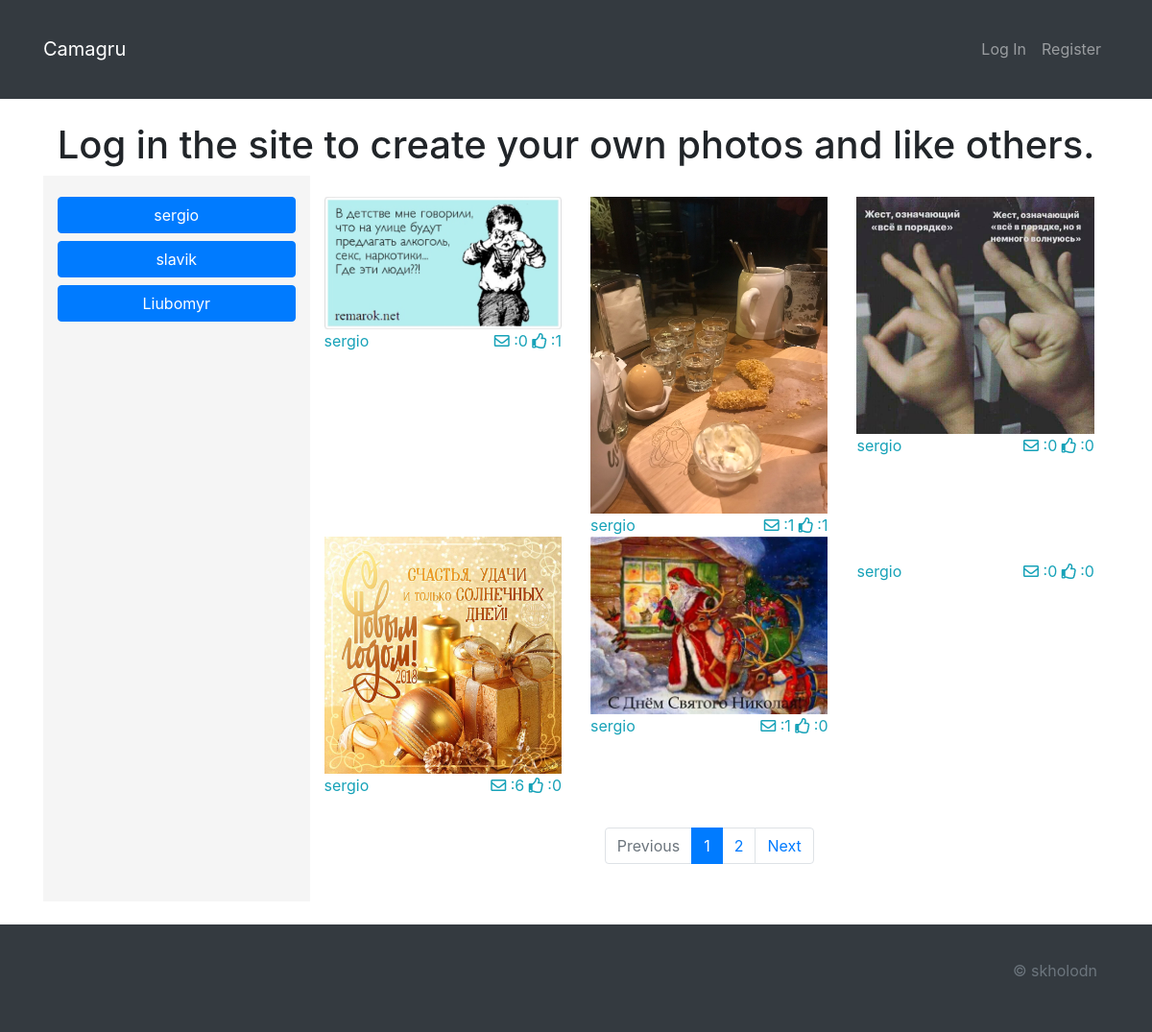
The page / on the database its author committed.
### tables this page shows
CREATE TABLE `photos` (
  `id` int(11) NOT NULL,
  `path` varchar(255) NOT NULL,
  `user_id` int(11) NOT NULL,
  `date` int(11) NOT NULL
);

CREATE TABLE `users` (
  `id` int(11) NOT NULL,
  `login` varchar(255) NOT NULL,
  `password` varchar(255) NOT NULL,
  `email` varchar(255) NOT NULL,
  `confirm` int(11) DEFAULT NULL,
  `notify_me` int(11) DEFAULT NULL,
  `activation_code` varchar(255) DEFAULT NULL,
  `avatar` varchar(255) DEFAULT NULL
);

### core/view.php (called while the page is built, shortened)
<?php
class View
{
    public function renderTamplate($content, $date = array()){
        include_once ROOT . '../app/views/header.view.php';
        include_once ROOT . '../app/views/' . $content . '.view.php';
		include_once ROOT . '../app/views/footer.view.php';
    }
}

### app/controllers/GalleryController.php (called while the page is built, shortened)
<?php
class GalleryController extends Controller
{
	public function __construct()
	{
		$this->model = new GalleryModel;
	}
	public function actionViewall() {
		$data['title'] = 'All gallery';
		$data['users'] = $this->model->getUsers();
		$data['images'] = $this->model->getAllImages();
		$data['page'] = 1;
		$data['max_page'] = $this->model->getMaxPages(0);
		$this->view->renderTamplate('gallery', $data);
		return true;
	}
}

### public/index.php (called while the page is built, shortened)
<?php
spl_autoload_register(function ($class) {
	$core = ROOT . '../core/' . strtolower($class) . '.php';
	$controllers = ROOT . '../app/controllers/' . $class . '.php';
	$models = ROOT . '../app/models/' . $class . '.php';
});
$router = new Router();
$router->run();

### core/session.php (called while the page is built, shortened)
<?php
class Session
{
    public static function isLoggedOnUser(){
        return false;
    }
}

### core/model.php (called while the page is built, shortened)
<?php
class Model
{
    public function __construct()
    {
        $this->db = Db::getInstance();
    }
}

### core/Db.php (called while the page is built, shortened)
<?php
abstract class Db
{
    private static $instance = null;
    public static function getInstance(){
        if (!isset(self::$instance)){
            $pdo_options[PDO::ATTR_ERRMODE] = PDO::ERRMODE_EXCEPTION;
            self::$instance = new PDO('mysql:host='.Config::DB_HOST.';dbname='.Config::DB_NAME, Config::DB_USER,
                Config::DB_PASSWORD, $pdo_options);
        }
       return self::$instance;
    }
}

### app/models/GalleryModel.php (called while the page is built, shortened)
<?php
class GalleryModel extends Model
{
	public function getUsers()
	{
		try {
			$result = $this->db->prepare('SELECT `login` FROM `users`');
			$result->setFetchMode(PDO::FETCH_ASSOC);
			$result->execute();
			$users = $result->fetchAll();
			return $users;
		} catch (PDOException $e) {
				return 0;
		}
	}
	public function getAllImages()
	{
		try {
			$result = $this->db->prepare('SELECT `photos`.`id` AS `id`, `users`.`login` AS `login`,
			`path`, COUNT(`comments`.`id`) AS `comments`
			FROM `photos`
			LEFT JOIN `users` ON `photos`.`user_id`=`users`.`id`
			LEFT JOIN `comments` ON `photos`.`id`=`comments`.`photo_id`
			GROUP BY `photos`.`id`
			ORDER BY `photos`.`date`
			LIMIT 6 OFFSET 0');
			$result->setFetchMode(PDO::FETCH_ASSOC);
			$result->execute();
			$images = $result->fetchAll();
			return $images;
		} catch (PDOException $e) {
				return 0;
		}
	}
}

### app/views/gallery.view.php (the view, shortened to what this page needs)
<?php if(Session::isLoggedOnUser()): ?>
	<h1 class='text-center'>All photos gallery</h1>
<?php else: ?>
	<h1 class='text-center'>Log in the site to create your own photos and like others.</h1>
<?php endif; ?>
 <div class="container-fluid">
	<div class="row">
		<div class="col-sm-3 container" style="background-color: #F5F5F5;">
			<?php if($users): ?>
				<?php foreach ($users as $user) : ?>
					<button id="<?= $user['login']?>" class="btn btn-primary btn-block <?php if ($user['same']) echo 'disabled'; ?>" onclick="setUserFilter('<?= $user['login']?>'); return false;">
						<?php echo $user['login']?>
					</button>
				<?php endforeach; ?>
			<?php else: ?>
				<h3>No users to be shown!</h3>
			<?php endif; ?>
		</div>
		<div class="col-sm-9 container">
			<div class="row">
				<?php if($images && is_array($images)): ?>
				<?php foreach ($images as $image): ?>
					<div class="col-md-4">
						<div class="thumbnail">
							<a href="<?php $id = $image['id']; echo '/gallery/image/'.$id; ?>" target="_blank">
								<img src="<?= $image['path'] ?>" alt="" style="width:100%">
							</a>
							<div class="caption text-info d-flex justify-content-between">
								<div>
									<?= $image['login']?>
								</div>
								<div>
									<i class="far fa-envelope"></i>
									:<?= $image['comments']?>
									<i id="<?= $image['id']?>" class="<?= ($image['liked']) ? 'fas' : 'far'?> fa-thumbs-up" onclick="
									makeLike(<?= $image['id']?>, '<?= $image['login']; ?>'); return false;"></i>
									:<span id="<?= $image['id']?>_numb"><?= $image['likes']?></span>
								</div>
							</div>
						</div>
					</div>
				<?php endforeach; ?>
				<?php else: ?>
					<div class="col-md-4">
						<p class="justify-content-center">No photos to be shown!</p>
					</div>
				<?php endif; ?>
			</div>
		<div class="container"></div>
		<div class="row align-content-center justify-content-center">
			<ul class="pagination">
				<li class="page-item <?php if($page == 1) echo 'disabled'; ?>"><a class="page-link" href="/gallery/<?= $page - 1;?>">Previous</a></li>
  				<?php for ($i = 1; $i <= $max_page; $i++): ?>
  				<li class="page-item <?php if($page == $i) echo 'active'; ?>"><a class="page-link" href="/gallery/<?= $i ?>"><?= $i ?></a></li>
  				<?php endfor; ?>
  				<li class="page-item <?php if($page == $max_page) echo 'disabled'; ?>"><a class="page-link" href="/gallery/<?= $page + 1;?>">Next</a></li>
			</ul>
		</div>
	</div>
			</div>
		</div>
	</div>

### core/router.php (shortened to what this page needs)
<?php
class Router
{
	protected $routes = [];
	public function __construct()
	{
		$this->routes = Config::ROUTES;
	}
	private function getURI() {
		if (!empty($_SERVER['REQUEST_URI'])) {
			return trim($_SERVER['REQUEST_URI'], '/');
		}
	}
	public function run()
	{
		$uri = $this->getURI();
		foreach($this->routes as $uriPattern => $path) {
			if (preg_match("~$uriPattern~", $uri)) {
				$internalRoute = preg_replace("~$uriPattern~", $path, $uri);
				$segments = explode('/', $internalRoute);
				$controllerName = ucfirst(array_shift($segments)).'Controller';
				$actionName = 'action'.ucfirst(array_shift($segments));
				$parameters = $segments;
				$controllerObject = new $controllerName;
				$result = call_user_func_array(array($controllerObject, $actionName),
					$parameters);
				if ($result != null) {
					return ;
				}
			}
		}
	}
}

### app/views/header.view.php (shortened to what this page needs)
<!DOCTYPE html>
<html lang="en">
	<head>
		<link rel="stylesheet" href="https://maxcdn.bootstrapcdn.com/bootstrap/4.0.0/css/bootstrap.min.css">
		<link rel="stylesheet" type="text/css" href="/css/style.css")>
		<link href="https://use.fontawesome.com/releases/v5.0.8/css/all.css" rel="stylesheet">
	</head>
	<body>
		<header>
			<nav class="navbar navbar-expand-sm bg-dark navbar-dark">
				<div class="container">
					<div class="navbar-header">
						<a class="navbar-brand" href="/">Camagru</a>
					</div>
					<div class="navbar-nav">
						<ul class="navbar-nav nav-right">
							<?php if(Session::isLoggedOnUser()): ?>
								<li class='nav-item'><a class='nav-link' href="/profile">Profile</a></li>
								<li class='nav-item'><a class='nav-link' href="/login/logout">Log Out</a></li>
							<?php else: ?>
								<li class='nav-item'><a class='nav-link' href="/login">Log In</a></li>
								<li class='nav-item'><a class='nav-link' href="/registration">Register</a></li>
							<?php endif; ?>
						</ul>
					</div>
				</div>
			</nav>
		</header>
		<div class="container" id="main">

### app/views/footer.view.php (shortened to what this page needs)
		<footer class="bg-dark text-muted">
			<div class="container">
				<div class="footer_d">
					<p>&copy skholodn</p>
				</div>
			</div>
		</footer>
	</body>
</html>

### public/css/style.css (style rules this page uses)
html { width: 100%; height: 100%; }
body { display: flex; min-height: 100vh; flex-direction: column; }
.container { padding-top: 2%; padding-bottom: 2%; }
#main { flex: 1; }
.footer_d { padding: 12px; text-align: right; }

### rows shown on the page
photos: path (picture), user.login "sergio", comments "0", likes "1"
photos: path (picture), user.login "sergio", comments "1", likes "1"
photos: path (picture), user.login "sergio", comments "0", likes "0"
photos: path (picture), user.login "sergio", comments "6", likes "0"
photos: path (picture), user.login "sergio", comments "1", likes "0"
photos: user.login "sergio", comments "0", likes "0"

### other values the page prints
$user['login'] "sergio"
$user['login'] "slavik"
$user['login'] "Liubomyr"
